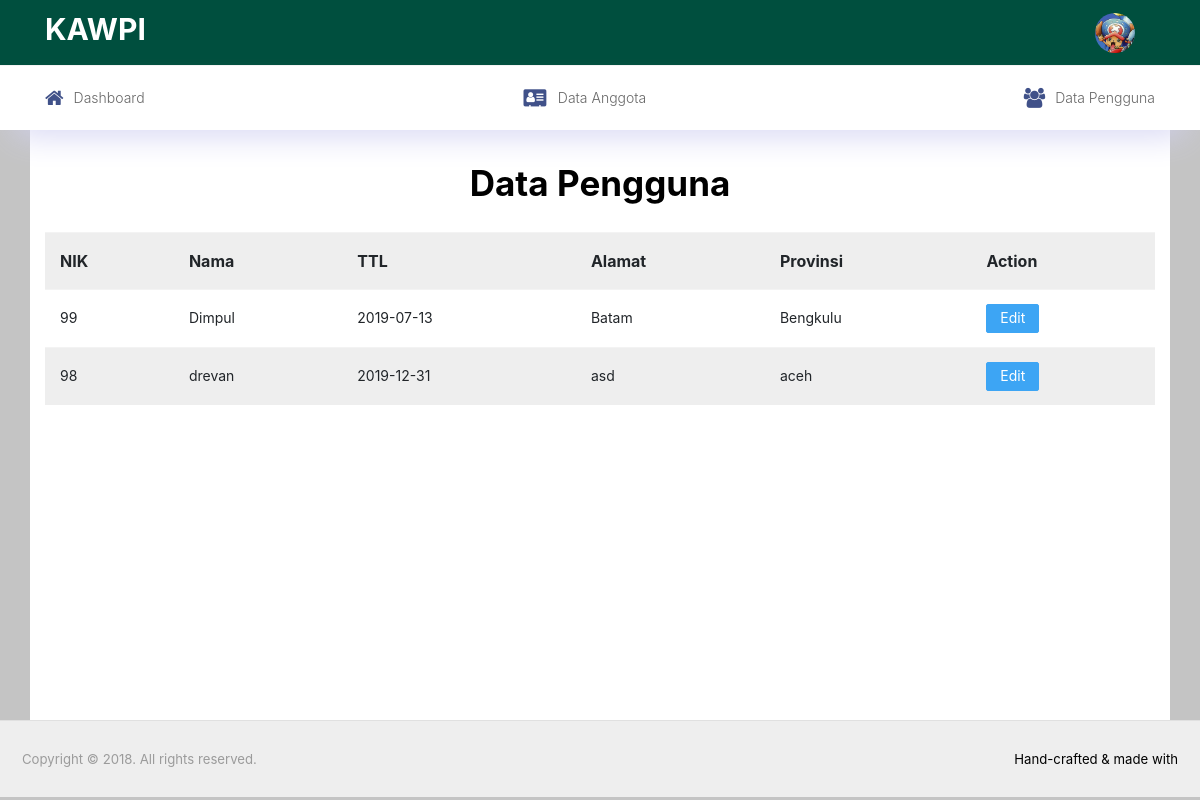
The app's page /index.php/test, older data.
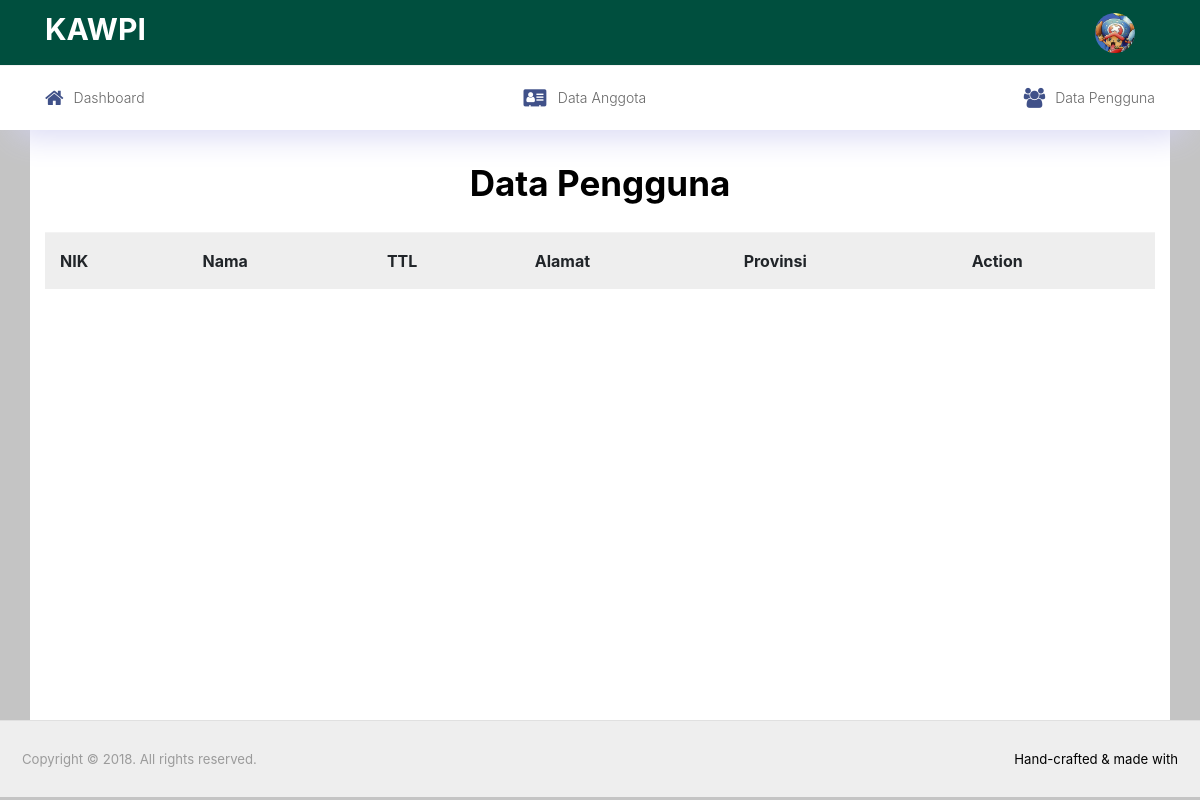
The same page, newer data.
### tables this page shows
CREATE TABLE `pengguna` (
  `nik` int(11) NOT NULL,
  `nama` varchar(40) NOT NULL,
  `ttl` date NOT NULL,
  `alamat` varchar(100) NOT NULL,
  `provinsi` varchar(30) NOT NULL,
  `email` varchar(100) NOT NULL
);

### application/controllers/Test.php (called while the page is built, shortened)
<?php
class test extends CI_Controller {
	function __construct(){
		$this->load->library('session');
		$this->load->model('m_test');
	}
	public function index()
	{
		$header['title_halaman'] = 'Test Show Data';
		$data['notif'] = $this->session->get_notif();
		$data['data_pengguna'] = $this->m_test->get_data_pengguna();
		$this->load->view('template/header',$header);
		$this->load->view('test',$data);
		$this->load->view('template/footer');
	}
}

### index.php (called while the page is built, shortened)
<?php
require_once BASEPATH.'core/CodeIgniter.php';

### application/models/M_test.php (called while the page is built)
<?php
class m_test extends CI_Model{
  function get_data_pengguna(){
          $this->db->select('*');
          $this->db->from('pengguna');
          $query = $this->db->get();
          $result = $query->result();
          return $result;
  }
}
?>

### application/views/test.php (the view)
<h1 style="text-align: center;"> Data Pengguna</h1>
<br>
<table class="table table-striped table-hover">
	<tr>
		<th> NIK </th>
		<th> Nama </th>
		<th> TTL </th>
		<th> Alamat </th>
		<th> Provinsi </th>
		<th> Action </th>
	</tr>
	<?php
	foreach($data_pengguna as $row){?>
		<tr>
			<td> <?= $row->nik; ?></td>
			<td> <?= $row->nama; ?></td>
			<td> <?= $row->ttl; ?></td>
			<td> <?= $row->alamat; ?></td>
			<td> <?= $row->provinsi; ?></td>
			<td> <button class="btn btn-info btn-sm"> Edit </button></td>
		</tr>
	<?php } ?>
</table>

### application/views/template/header.php (shortened to what this page needs)
<!DOCTYPE html>
<html lang="en">
<head>
  <link rel="stylesheet" href="<?= base_url(); ?>src/vendors/fa/css/font-awesome.min.css" >
  <link rel="stylesheet" href="<?= base_url(); ?>src/css/horizontal-layout/style.css">
</head>
<body>
  <div class="container-scroller">
    <div class="horizontal-menu">
      <nav class="navbar top-navbar col-lg-12 col-12 p-0">
        <div class="container">
          <div class="text-center navbar-brand-wrapper d-flex align-items-center justify-content-center">
            <h2 style="color: white"> KAWPI </h2>
          </div>
          <div class="navbar-menu-wrapper d-flex align-items-center">
            <ul class="navbar-nav navbar-nav-right">
              <li class="nav-item nav-profile dropdown mr-0 mr-sm-2">
                <a class="nav-link dropdown-toggle" href="#" data-toggle="dropdown" >
                  <img src="src/images/tony.jpg"/>
                </a>
              </li>
            </ul>
          </div>
        </div>
      </nav>
      <nav class="bottom-navbar">
        <div class="container">
          <ul class="nav page-navigation">
            <li class="nav-item">
              <a class="nav-link" href="index.html">
                <i class="fa fa-home menu-icon"></i>
                <span class="menu-title">Dashboard</span>
              </a>
            </li>
            <li class="nav-item">
              <a href="#" class="nav-link">
                <i class="fa fa-vcard fa-fw menu-icon"></i>
                <span class="menu-title">Data Anggota</span>
            </li>
            <li class="nav-item">
              <a href="#" class="nav-link">
                <i class="fa fa-users menu-icon"></i>
                <span class="menu-title">Data Pengguna</span>
                </a>
            </li>
          </ul>
        </div>
      </nav>
    </div>
    <div class="container-fluid page-body-wrapper">
      <div class="main-panel">
        <div class="content-wrapper">

### application/views/template/footer.php (shortened to what this page needs)
</div></div></div>
        <footer class="footer">
          <div class="w-100 clearfix">
            <span class="text-muted d-block text-center text-sm-left d-sm-inline-block">Copyright © 2018. All rights reserved.</span>
            <span class="float-none float-sm-right d-block mt-1 mt-sm-0 text-center">Hand-crafted & made with <i class="mdi mdi-heart-outline text-danger"></i></span>
          </div>
        </footer>
      </div>
</body>
</html>

Row changes from the older to the newer data that the page shows:
removed pengguna: nik "99", nama "Dimpul", ttl "2019-07-13", alamat "Batam", provinsi "Bengkulu"
removed pengguna: nik "98", nama "drevan", ttl "2019-12-31", alamat "asd", provinsi "aceh"
